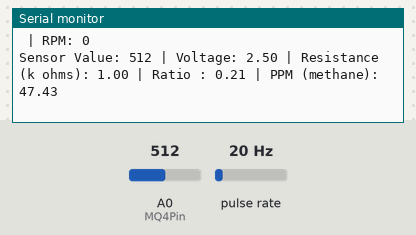
Recording of a sketch running on a simulated Arduino Uno, built with avr-gcc and run on an emulated ATmega328P. On the bench: the last lines printed to the serial monitor. Wiring (inferred from the names in the program): pulse sensor: data pin 2. Inputs (shaded band) come from the test bench; at power-on: pulse rate 20 Hz, A0 (MQ4Pin) = 512.

Above: at 1.2 s.
1.3 s: pulse rate (sensor on pin 2) set to 50 Hz
At 1.39 s:
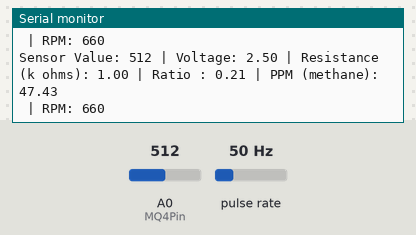
4.3 s: A0 (MQ4Pin) set to 900
At 4.37 s:
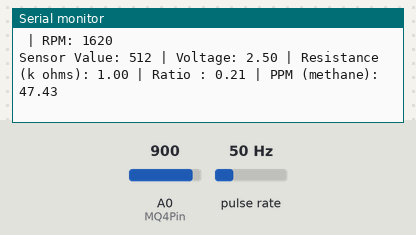
7.3 s: pulse rate (sensor on pin 2) set to 4 Hz
At 7.39 s:
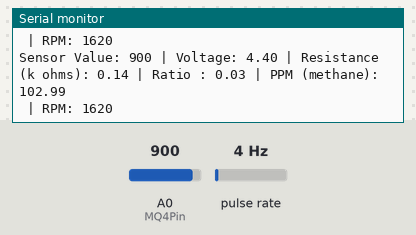
10.3 s: A0 (MQ4Pin) set to 1010
At 10.39 s:
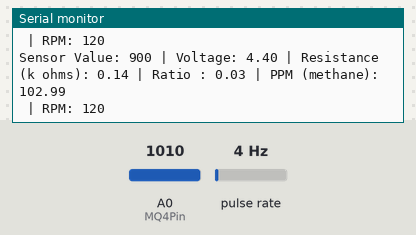
13.3 s: pulse rate (sensor on pin 2) set to 100 Hz
At 13.41 s:
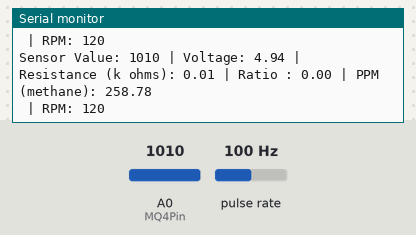
16.3 s: A0 (MQ4Pin) set to 1023
At 17.15 s:
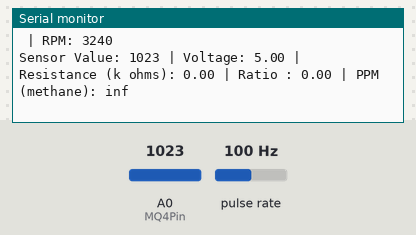
Timing chart, 0 to 19.0 s (numbered marks = the images above; inputs shaded):
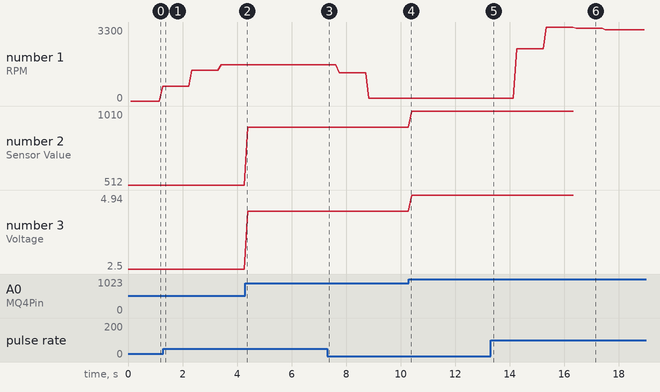

Measured:
- after the input at 16.3 s, the serial monitor: prints a new line after 0.15 s (image 6)
- plotted number 1: 660 → 1620 after the input at 1.3 s, 1620 → 120 after the input at 7.3 s, 120 → 3300 after the input at 13.3 s, 3300 → 3180 after the input at 16.3 s
- plotted number 2: 512 → 900 after the input at 4.3 s, 900 → 1010 after the input at 10.3 s
- plotted number 3: 2.5 → 4.4 after the input at 4.3 s, 4.4 → 4.94 after the input at 10.3 s

The sketch:

tsf2026.ino
```cpp
int IR_PIN = 2;
int MQ4Pin= A0;

volatile unsigned int counter = 0;
unsigned long previousMs = 0;
unsigned int rpm = 0;

float sensorResistance = 4.8;

void IRinterrupt() {
  counter++;
}

void setup() {
  pinMode(IR_PIN, INPUT_PULLUP);
  attachInterrupt(digitalPinToInterrupt(IR_PIN), IRinterrupt, FALLING);
  Serial.begin(9600);
}

void loop() {
  unsigned long currentMs = millis();

  if (currentMs - previousMs >= 1000) {
    noInterrupts();
    unsigned int pulses = counter;
    counter = 0;
    interrupts();

    rpm = (pulses/2)*60;
    previousMs = currentMs;
  }

  int sensorValue = analogRead(MQ4Pin);
  float voltage = sensorValue * (5.0/1023.0);

  float resistance = (5.0 - voltage) / voltage;
  float ratio = resistance/sensorResistance;
  float ppm = pow(10, (-0.39 * log10(ratio) + 1.41));

  Serial.print("Sensor Value: ");
  Serial.print(sensorValue);
  Serial.print(" | Voltage: ");
  Serial.print(voltage);
  Serial.print(" | Resistance (k ohms): ");
  Serial.print(resistance);
  Serial.print(" | Ratio : ");
  Serial.print(resistance/sensorResistance);
  Serial.print(" | PPM (methane): ");
  Serial.println(ppm);
  Serial.print(" | RPM: ");
  Serial.println(rpm);
}
```
